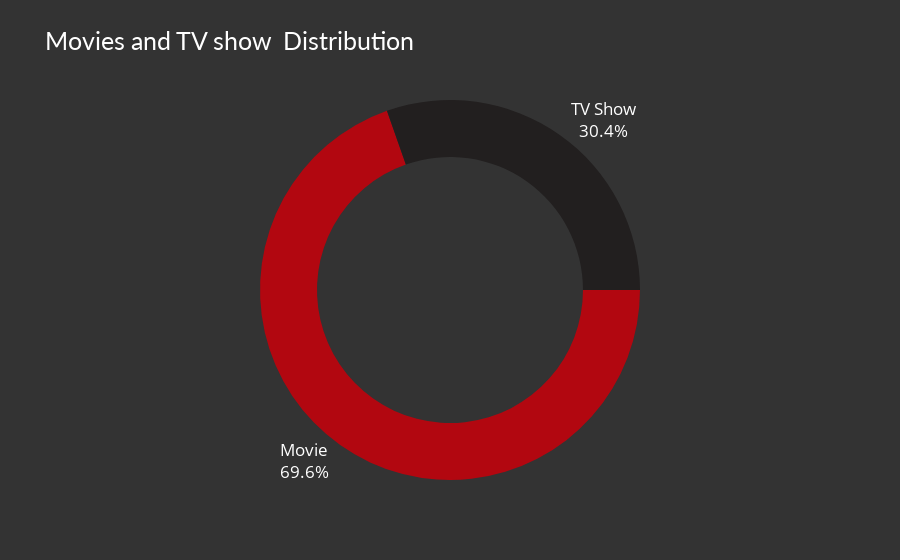

Write notebook code for a chart like this one.
### Code cell
# figure 2

fig_donut = px.pie(dff2, names='type', hole=0.7,

                   title='Movies and TV show  Distribution',

                   color_discrete_sequence=['#b20710', '#221f1f'])

fig_donut.update_traces(hovertemplate=None, textposition='outside',

                        textinfo='percent+label', rotation=90)

fig_donut.update_layout( showlegend=False,

                        plot_bgcolor='#333', paper_bgcolor='#333',

                        title_font=dict(size=25, color='#fff',
                                        family="Lato, sans-serif"),

                        font=dict(size=17, color='#fff'),

                        hoverlabel=dict(bgcolor="#444", font_size=13,

                                        font_family="Lato, sans-serif"))

# Define the options for the country dropdown
country_options = [{'label': country, 'value': country}
                   for country in dff2['country'].unique()]
fig_donut.show()

### Figure 1 — Plotly figure (JSON) as saved in the notebook; plotly's stock layout.template omitted (floating-point values rounded to 4 significant figures; data arrays with more than 128 entries replaced by an {"elided": "..."} marker saying what was removed)
{"data": [{"domain": {"x": [0, 1], "y": [0, 1]}, "hole": 0.7, "labels": {"elided": "8807 str values"}, "legendgroup": "", "name": "", "rotation": 90, "showlegend": true, "textinfo": "percent+label", "textposition": "outside", "type": "pie"}], "layout": {"font": {"color": "#fff", "size": 17}, "hoverlabel": {"bgcolor": "#444", "font": {"family": "Lato, sans-serif", "size": 13}}, "legend": {"tracegroupgap": 0}, "paper_bgcolor": "#333", "piecolorway": ["#b20710", "#221f1f"], "plot_bgcolor": "#333", "showlegend": false, "title": {"font": {"color": "#fff", "family": "Lato, sans-serif", "size": 25}, "text": "Movies and TV show  Distribution"}}}
